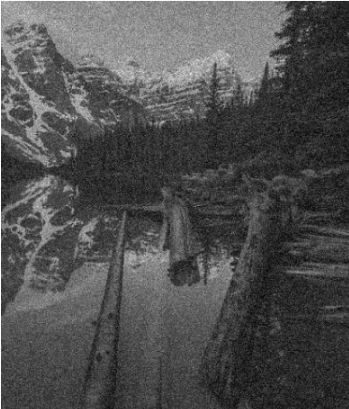
#> input picture moun.png, 349 x 409 px
$ python lab_3.py
#> lines starting #> are read from the running program, lines starting #| are printed output that depends on the picture
import cv2
import matplotlib.pyplot as plt
import numpy as np

#function to display images

def show_comparison(original,blur3,blur5,blur7):
  plt.figure(figsize=(12,10))

  #original image
  plt.subplot(2,2,1)
  plt.imshow(original,cmap='gray')
  plt.title("Original Grayscale Image")
  plt.axis('off')

  #3*3 kernel
  plt.subplot(2,2,2)
  plt.imshow(blur3,cmap='gray')
  plt.title("Average Filter (3*3)")
  plt.axis('off')

  #5*5 kernel
  plt.subplot(2,2,3)
  plt.imshow(blur5,cmap='gray')
  plt.title("Average Filter (5*5)")
  plt.axis('off')

  #7*7 kernel
  plt.subplot(2,2,4)
  plt.imshow(blur7,cmap='gray')
  plt.title("Average Filter (7*7)")
  plt.axis('off')

  plt.tight_layout()
  plt.show()

#1.read the image in grayscale
#replace 'input_image.jpg' with your filename
img=cv2.imread('moun.png',0)
#> img is the input picture: shape (409, 349); min 5, max 255, mean 79.7

if img is None:
  print("Error:image not found. Make sure 'anime.jpg' is in the /content/ directory.")
else:
  #2.define averaging kernels of different sizes(3*3,5*5,7*7)

  #A kernel is a matrix of ones normalized by the number of elements
  kernel_3x3=np.ones((3,3),dtype=np.float32)/9
  kernel_5x5=np.ones((5,5),dtype=np.float32)/25
  kernel_7x7=np.ones((7,7),dtype=np.float32)/49

  #3. apply each kernel to the image using 2d convolution
  #cv2.filter2d performs the convolution operation
  blur_3x3=cv2.filter2D(img, -1,kernel_3x3)
  blur_5x5=cv2.filter2D(img, -1,kernel_5x5)
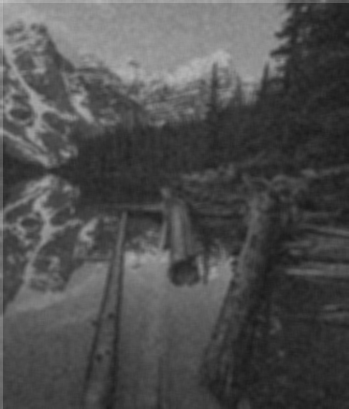
#> blur_5x5: shape (409, 349); min 26, max 196, mean 79.4
  blur_7x7=cv2.filter2D(img, -1,kernel_7x7)

  #4.display the original and blurred images
  show_comparison(img,blur_3x3,blur_5x5,blur_7x7)
#> in show_comparison, `plt.show()`:
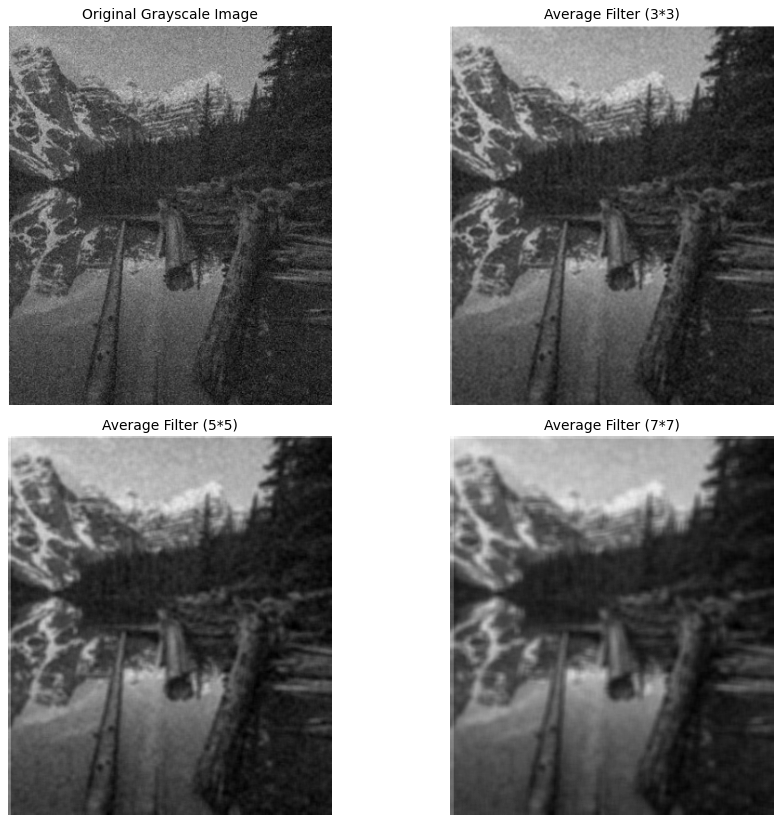
#> figure drawn by matplotlib, 4 panels
